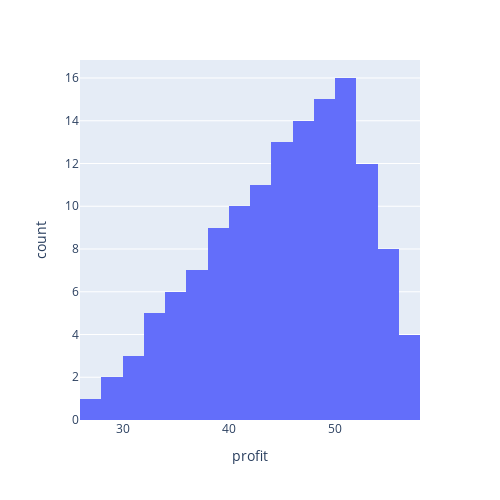

Notebook cell for this chart:
### Code cell
fig = px.histogram(mcs_results, x='profit')
fig.update_layout(width=500,height=500)
fig.show()

### Figure 1 — Plotly figure (JSON) as saved in the notebook; plotly's stock layout.template omitted (floating-point values rounded to 4 significant figures; data arrays with more than 128 entries replaced by an {"elided": "..."} marker saying what was removed)
{"data": [{"alignmentgroup": "True", "bingroup": "x", "hovertemplate": "profit=%{x}<br>count=%{y}<extra></extra>", "legendgroup": "", "marker": {"color": "#636efa", "pattern": {"shape": ""}}, "name": "", "offsetgroup": "", "orientation": "v", "showlegend": false, "type": "histogram", "x": {"elided": "136 float values"}, "xaxis": "x", "yaxis": "y"}], "layout": {"barmode": "relative", "height": 500, "legend": {"tracegroupgap": 0}, "margin": {"t": 60}, "width": 500, "xaxis": {"anchor": "y", "domain": [0, 1], "title": {"text": "profit"}}, "yaxis": {"anchor": "x", "domain": [0, 1], "title": {"text": "count"}}}}
